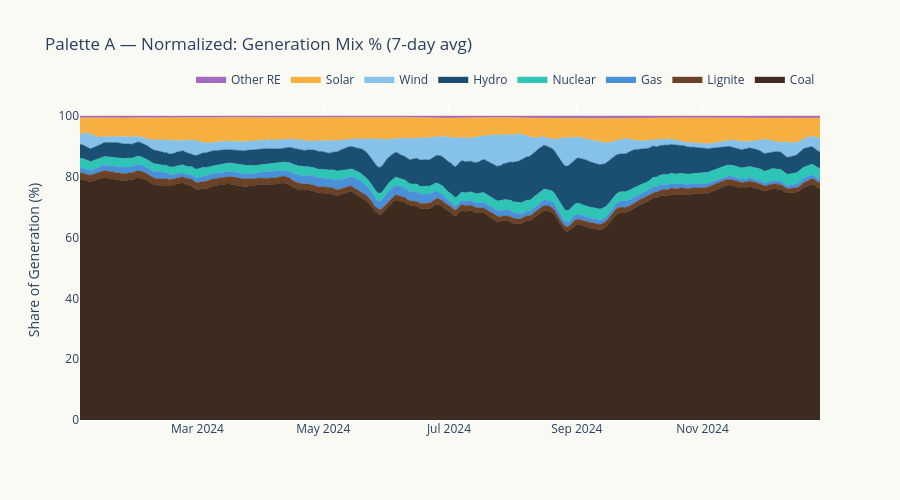

Notebook code cell kept with this figure:
### Markdown cell above
## Normalized View — Generation Mix as Percentage

This strips out the absolute demand growth and shows **what fraction of electricity comes from each source** day by day. Watch how the monsoon reshuffles the deck.

### Code cell
# Normalized with each palette
fig_a_norm = make_stacked_area(df24, palette_a, 'Palette A — Normalized: Generation Mix % (7-day avg)', normalize=True)
fig_a_norm.show()

### Figure 1 — Plotly figure (JSON) as saved in the notebook; plotly's stock layout.template omitted (floating-point values rounded to 4 significant figures; data arrays with more than 128 entries replaced by an {"elided": "..."} marker saying what was removed)
{"data": [{"fillcolor": "#3D2B1F", "groupnorm": "", "hovertemplate": "Coal: %{y:.1f}%<extra></extra>", "line": {"color": "#3D2B1F", "width": 0.5}, "mode": "lines", "name": "Coal", "stackgroup": "one", "type": "scatter", "x": {"elided": "353 str values"}, "y": {"elided": "353 float values"}}, {"fillcolor": "#6B4226", "groupnorm": "", "hovertemplate": "Lignite: %{y:.1f}%<extra></extra>", "line": {"color": "#6B4226", "width": 0.5}, "mode": "lines", "name": "Lignite", "stackgroup": "one", "type": "scatter", "x": {"elided": "353 str values"}, "y": {"elided": "353 float values"}}, {"fillcolor": "#4A90D9", "groupnorm": "", "hovertemplate": "Gas: %{y:.1f}%<extra></extra>", "line": {"color": "#4A90D9", "width": 0.5}, "mode": "lines", "name": "Gas", "stackgroup": "one", "type": "scatter", "x": {"elided": "353 str values"}, "y": {"elided": "353 float values"}}, {"fillcolor": "#2EC4B6", "groupnorm": "", "hovertemplate": "Nuclear: %{y:.1f}%<extra></extra>", "line": {"color": "#2EC4B6", "width": 0.5}, "mode": "lines", "name": "Nuclear", "stackgroup": "one", "type": "scatter", "x": {"elided": "353 str values"}, "y": {"elided": "353 float values"}}, {"fillcolor": "#1B4F72", "groupnorm": "", "hovertemplate": "Hydro: %{y:.1f}%<extra></extra>", "line": {"color": "#1B4F72", "width": 0.5}, "mode": "lines", "name": "Hydro", "stackgroup": "one", "type": "scatter", "x": {"elided": "353 str values"}, "y": {"elided": "353 float values"}}, {"fillcolor": "#85C1E9", "groupnorm": "", "hovertemplate": "Wind: %{y:.1f}%<extra></extra>", "line": {"color": "#85C1E9", "width": 0.5}, "mode": "lines", "name": "Wind", "stackgroup": "one", "type": "scatter", "x": {"elided": "353 str values"}, "y": {"elided": "353 float values"}}, {"fillcolor": "#F5B041", "groupnorm": "", "hovertemplate": "Solar: %{y:.1f}%<extra></extra>", "line": {"color": "#F5B041", "width": 0.5}, "mode": "lines", "name": "Solar", "stackgroup": "one", "type": "scatter", "x": {"elided": "353 str values"}, "y": {"elided": "353 float values"}}, {"fillcolor": "#A569BD", "groupnorm": "", "hovertemplate": "Other RE: %{y:.1f}%<extra></extra>", "line": {"color": "#A569BD", "width": 0.5}, "mode": "lines", "name": "Other RE", "stackgroup": "one", "type": "scatter", "x": {"elided": "353 str values"}, "y": {"elided": "353 float values"}}], "layout": {"height": 500, "hovermode": "x unified", "legend": {"orientation": "h", "x": 1, "xanchor": "right", "y": 1.02, "yanchor": "bottom"}, "paper_bgcolor": "#FAFAF5", "plot_bgcolor": "#FAFAF5", "title": {"text": "Palette A — Normalized: Generation Mix % (7-day avg)"}, "xaxis": {"title": {"text": ""}}, "yaxis": {"title": {"text": "Share of Generation (%)"}}}}
